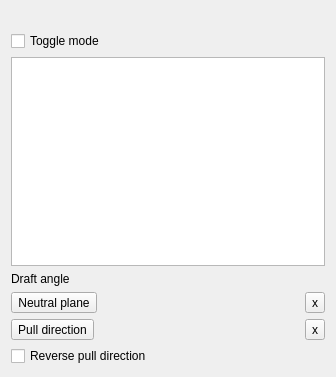
<?xml version="1.0" encoding="UTF-8"?>
<ui version="4.0">
 <class>PartDesignGui::TaskDraftParameters</class>
 <widget class="QWidget" name="PartDesignGui::TaskDraftParameters">
  <property name="geometry">
   <rect>
    <x>0</x>
    <y>0</y>
    <width>336</width>
    <height>377</height>
   </rect>
  </property>
  <property name="windowTitle">
   <string notr="true">Form</string>
  </property>
  <layout class="QVBoxLayout" name="verticalLayout">
   <item>
    <widget class="QLabel" name="message">
     <property name="text">
      <string/>
     </property>
    </widget>
   </item>
   <item>
    <layout class="QHBoxLayout" name="horizontalLayout">
     <item>
      <widget class="QCheckBox" name="buttonRefAdd">
       <property name="toolTip">
        <string>&lt;html&gt;&lt;head/&gt;&lt;body&gt;&lt;p&gt;In toggle mode, you can select geometry either&lt;/p&gt;&lt;p&gt;in the list below, or in the 3D view to toggle&lt;/p&gt;&lt;p&gt;its state.&lt;/p&gt;&lt;p&gt;&lt;br/&gt;&lt;/p&gt;&lt;p&gt;In normal mode, you can only add new geometry&lt;/p&gt;&lt;p&gt;by selection. Existing geometry references can&lt;/p&gt;&lt;p&gt;be removed using the Delete key.&lt;/p&gt;&lt;/body&gt;&lt;/html&gt;</string>
       </property>
       <property name="text">
        <string>Toggle mode</string>
       </property>
       <property name="checkable">
        <bool>true</bool>
       </property>
      </widget>
     </item>
    </layout>
   </item>
   <item>
    <widget class="QTreeWidget" name="treeWidgetReferences">
     <property name="minimumSize">
      <size>
       <width>0</width>
       <height>150</height>
      </size>
     </property>
     <attribute name="headerVisible">
      <bool>false</bool>
     </attribute>
     <column>
      <property name="text">
       <string notr="true">1</string>
      </property>
     </column>
    </widget>
   </item>
   <item>
    <layout class="QHBoxLayout" name="horizontalLayout_2">
     <item>
      <widget class="QLabel" name="label">
       <property name="text">
        <string>Draft angle</string>
       </property>
      </widget>
     </item>
     <item>
      <widget class="Gui::QuantitySpinBox" name="draftAngle" native="true">
       <property name="keyboardTracking" stdset="0">
        <bool>false</bool>
       </property>
       <property name="unit" stdset="0">
        <string notr="true">deg</string>
       </property>
       <property name="minimum" stdset="0">
        <double>0.000000000000000</double>
       </property>
       <property name="maximum" stdset="0">
        <double>89.999999999999986</double>
       </property>
       <property name="singleStep" stdset="0">
        <double>1.000000000000000</double>
       </property>
       <property name="value" stdset="0">
        <double>10.000000000000000</double>
       </property>
      </widget>
     </item>
    </layout>
   </item>
   <item>
    <layout class="QHBoxLayout" name="horizontalLayout_3">
     <item>
      <widget class="QToolButton" name="buttonPlane">
       <property name="text">
        <string>Neutral plane</string>
       </property>
       <property name="checkable">
        <bool>true</bool>
       </property>
      </widget>
     </item>
     <item>
      <widget class="QLabel" name="linePlane">
       <property name="text">
        <string/>
       </property>
      </widget>
     </item>
     <item>
      <widget class="QToolButton" name="btnClearPlane">
       <property name="text">
        <string>x</string>
       </property>
      </widget>
     </item>
    </layout>
   </item>
   <item>
    <layout class="QHBoxLayout" name="horizontalLayout_4">
     <item>
      <widget class="QToolButton" name="buttonLine">
       <property name="text">
        <string>Pull direction</string>
       </property>
       <property name="checkable">
        <bool>true</bool>
       </property>
      </widget>
     </item>
     <item>
      <widget class="QLabel" name="lineLine">
       <property name="text">
        <string/>
       </property>
      </widget>
     </item>
     <item>
      <widget class="QToolButton" name="btnClearLine">
       <property name="text">
        <string>x</string>
       </property>
      </widget>
     </item>
    </layout>
   </item>
   <item>
    <widget class="QCheckBox" name="checkReverse">
     <property name="text">
      <string>Reverse pull direction</string>
     </property>
    </widget>
   </item>
  </layout>
  <zorder>checkReverse</zorder>
  <zorder>treeWidgetReferences</zorder>
  <zorder>message</zorder>
 </widget>
 <customwidgets>
  <customwidget>
   <class>Gui::QuantitySpinBox</class>
   <extends>QWidget</extends>
   <header>Gui/QuantitySpinBox.h</header>
  </customwidget>
 </customwidgets>
 <tabstops>
  <tabstop>buttonRefAdd</tabstop>
  <tabstop>treeWidgetReferences</tabstop>
  <tabstop>buttonPlane</tabstop>
  <tabstop>btnClearPlane</tabstop>
  <tabstop>buttonLine</tabstop>
  <tabstop>btnClearLine</tabstop>
  <tabstop>checkReverse</tabstop>
 </tabstops>
 <resources/>
 <connections/>
</ui>
